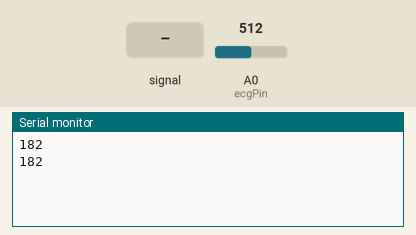
A sketch run on a simulated Arduino Uno, built with avr-gcc and run on an emulated ATmega328P. Shown: the last lines printed to the serial monitor. The inputs (shaded band) are chosen by the test bench; at power-on: A0 (ecgPin) = 512.

Above: at 1.8 s.
1.9 s: A0 (ecgPin) fed a 200 Hz sine of ±81 counts around its level
At 2.8 s:
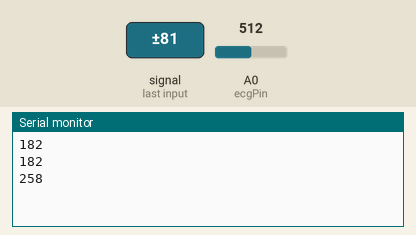
3.4 s: A0 (ecgPin) set to 716
At 4.7 s:
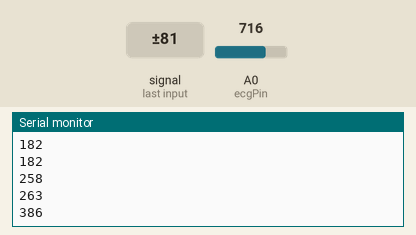
4.9 s: A0 (ecgPin) fed a 1000 Hz sine of ±255 counts around its level
At 5.7 s:
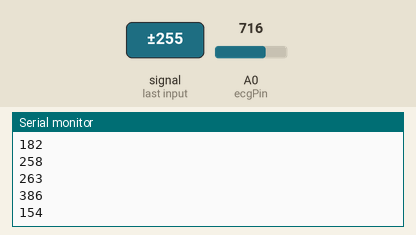
6.4 s: A0 (ecgPin) set to 900
At 7.8 s:
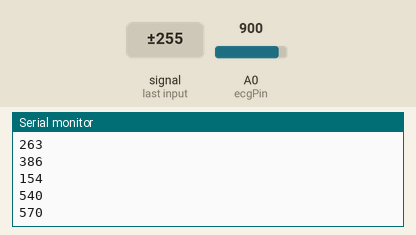
Timing chart, 0 to 8.9 s (numbered marks = the images above; inputs shaded):
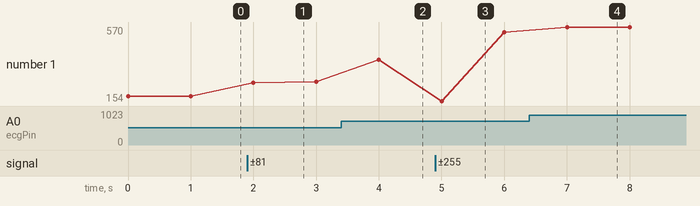

The sketch:

ecg_ad8232_april13.ino
```cpp
// arduino uno and AD8232 setup
// electrode pads stuck to plant for signal, 2 leaves and one grounding stem
int ecgPin = A0;
int baseline = 330;

void setup() {
  Serial.begin(9600);
}

void loop() {
  int raw = analogRead(A0);
  int centered = raw - baseline;
  // int value = analogRead(ecgPin);
  Serial.println(centered);
  delay(1000);
}
```

Measured:
- after the input at 1.9 s, the serial monitor: prints a new line after 0.10 s (image 1)
- after the input at 3.4 s, the serial monitor: prints a new line after 0.60 s (image 2)
- after the input at 4.9 s, the serial monitor: prints a new line after 0.10 s (image 3)
- after the input at 6.4 s, the serial monitor: prints a new line after 0.60 s (image 4)
- plotted number 1: 182 → 263 after the input at 1.9 s, 263 → 386 after the input at 3.4 s, 386 → 540 after the input at 4.9 s, 540 → 570 after the input at 6.4 s
